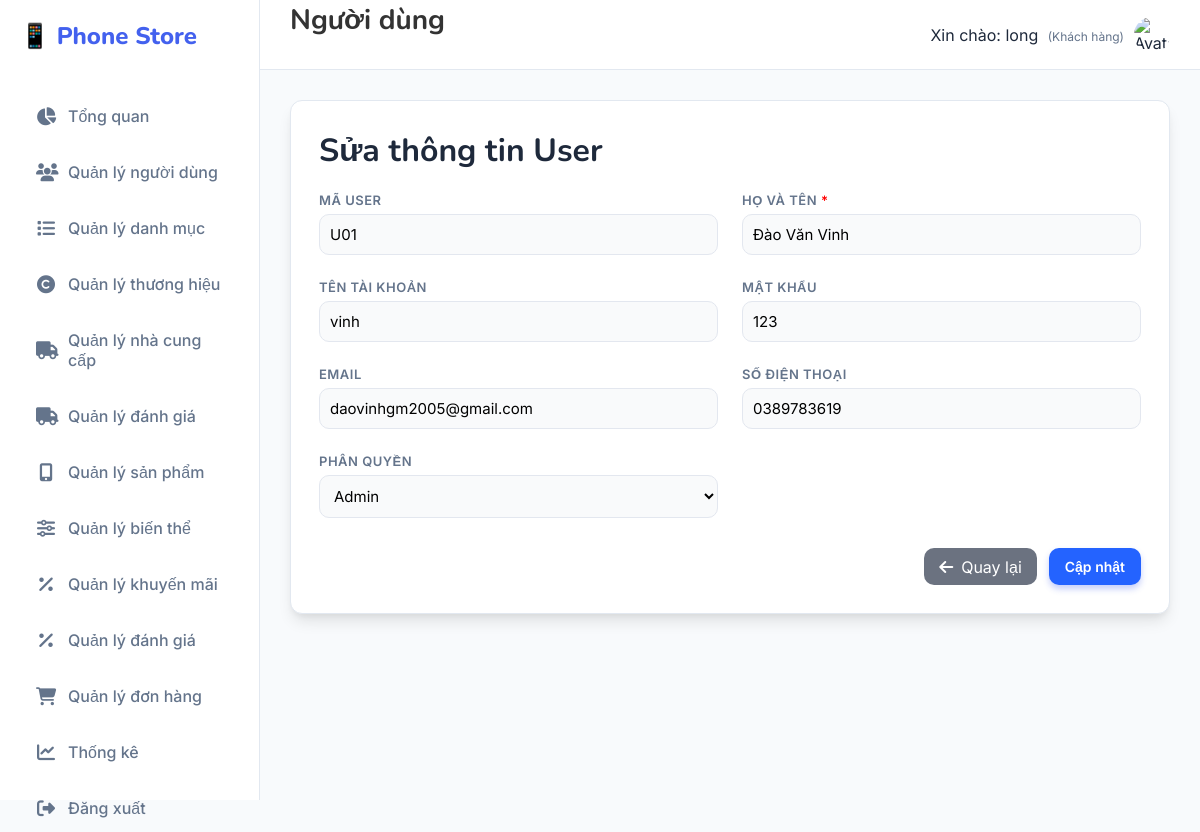
The page /Users/sua/U01 (signed in) on the database its author committed.
### tables this page shows
CREATE TABLE `users` (
  `ma_user` varchar(20) NOT NULL,
  `ten_user` varchar(55) NOT NULL,
  `password` varchar(255) NOT NULL,
  `full_name` varchar(255) DEFAULT NULL,
  `email` varchar(55) DEFAULT NULL,
  `phan_quyen` enum('admin','khach_hang') NOT NULL DEFAULT 'khach_hang',
  `so_dien_thoai` varchar(20) DEFAULT NULL,
  `ngay_tao` datetime DEFAULT current_timestamp()
);

### MVC/Core/controller.php (called while the page is built, shortened)
<?php
class controller
{
    public function model($model)
    {
        return new $model;
    }
    public function view($view, $data = [])
    {
        include_once __DIR__ . '/../Views/' . $view . '.php';
    }
}

### MVC/Controllers/Users.php (called while the page is built, shortened)
<?php
class Users extends controller
{
    private $user;
    function __construct()
    {
        $this->user = $this->model("Users_m");
    }
    function sua($ma_user)
    {
        $result = $this->user->Users_getById($ma_user);
        $row = mysqli_fetch_array($result);
        $this->view('Master', [
            'page' => 'Users_sua',
            'ma_user' => $row['ma_user'],
            'ten_user' => $row['ten_user'],
            'full_name' => $row['full_name'],
            'password' => $row['password'],
            'email' => $row['email'],
            'phan_quyen' => $row['phan_quyen'],
            'so_dien_thoai' => $row['so_dien_thoai']
        ]);
    }
}

### MVC/Core/app.php (called while the page is built, shortened)
<?php
class app
{
    protected $action = "Get_data";
    function __construct()
    {
        $arr = $this->processURL();
        if ($arr != null) {
            if (file_exists(__DIR__ . '/../Controllers/' . $arr[0] . '.php')) {
                unset($arr[0]);
            }
        }
        $this->controller = new $this->controller;
        if (isset($arr[1])) {
            if (method_exists($this->controller, $arr[1])) {
                $this->action = $arr[1];
                unset($arr[1]);
            }
        }
        $this->param = $arr ? array_values($arr) : [];
        call_user_func_array([$this->controller, $this->action], $this->param);
    }
    function processURL()
    {
        if (isset($_GET['url'])) {
            return explode('/', filter_var(trim($_GET['url']), FILTER_DEFAULT));
        }
    }
}

### index.php (called while the page is built, shortened)
<?php
    $myapp = new app();
?>

### MVC/Core/connectDB.php (called while the page is built, shortened)
<?php
class connectDB
{
    function __construct()
    {
        $this->con = mysqli_connect('localhost', 'root', '', 'phone_store_v2');
    }
}

### MVC/Models/Users_m.php (called while the page is built, shortened)
<?php
class Users_m extends connectDB
{
    function Users_getById($ma_user)
    {
        $sql = "SELECT * FROM users WHERE ma_user = '$ma_user'";
        return mysqli_query($this->con, $sql);
    }
}

### MVC/Views/Pages/Users_sua.php (the view, shortened to what this page needs)
<!DOCTYPE html>
<html lang="vi">
<body>
    <main class="card">
        <h1>Sửa thông tin User</h1>
        <form method="post" action="http://localhost/Banhang/Users/update">
            <div>
                <label>Mã user</label>
                <input type="text" name="txtMauser" readonly
                    value="<?php echo isset($data['ma_user']) ? htmlspecialchars($data['ma_user']) : '' ?>" />
            </div>
            <div>
                <label>Họ và tên <span style="color:red">*</span></label>
                <input type="text" name="txtHoten" required
                    value="<?php echo isset($data['full_name']) ? htmlspecialchars($data['full_name']) : '' ?>" />
            </div>
            <div>
                <label>Tên tài khoản</label>
                <input type="text" name="txtTenuser" required
                    value="<?php echo isset($data['ten_user']) ? htmlspecialchars($data['ten_user']) : '' ?>" />
            </div>
            <div>
                <label>Mật khẩu</label>
                <input type="text" name="txtPassword"
                    value="<?php echo isset($data['password']) ? htmlspecialchars($data['password']) : '' ?>" />
            </div>
            <div>
                <label>Email</label>
                <input type="email" name="txtEmail"
                    value="<?php echo isset($data['email']) ? htmlspecialchars($data['email']) : '' ?>" />
            </div>
            <div>
                <label>Số điện thoại</label>
                <input type="text" name="txtSoDienThoai"
                    value="<?php echo isset($data['so_dien_thoai']) ? htmlspecialchars($data['so_dien_thoai']) : '' ?>" />
            </div>
            <div>
                <label>Phân quyền</label>
                <select name="ddlPhanquyen">
                    <option value="admin"
                        <?php echo (isset($data['phan_quyen']) && $data['phan_quyen'] == 'admin') ? 'selected' : ''; ?>>
                        Admin
                    </option>
                </select>
            </div>
            <div class="actions">
                <a href="http://localhost/Banhang/Users/danhsach" class="btn-back"><i
                        class="fa-solid fa-arrow-left"></i>
                    Quay lại</a>
                <button type="submit" name="btnCapnhat" class="btn-primary">Cập nhật</button>
            </div>
        </form>
    </main>
</body>
</html>

### Public/Css/style.css (style rules this page uses)
:root { --primary: #4361ee; --primary-dark: #3a0ca3; --secondary: #4cc9f0; --accent: #f72585; --success: #10b981; --warning: #f59e0b; --danger: #ef4444; --dark: #1e293b; --light: #f8fafc; --white: #ffffff; --gray: #64748b; --border: #e2e8f0; --shadow: 0 10px 15px -3px rgba(0, 0, 0, 0.1), 0 4px 6px -2px rgba(0, 0, 0, 0.05); --radius: 16px; --sidebar-width: 260px; }
* { margin: 0; padding: 0; box-sizing: border-box; font-family: "Inter", sans-serif; }
body { background-color: var(--light); color: var(--dark); height: 100vh; overflow: hidden; }
a { text-decoration: none; transition: 0.3s; }
.card { background: var(--white); border-radius: var(--radius); padding: 30px; box-shadow: var(--shadow); border: 1px solid var(--border); margin-bottom: 30px; }
h1, h2 { color: var(--dark); margin-bottom: 20px; font-family: "Nunito", sans-serif; }
form { display: grid; grid-template-columns: repeat(2, 1fr); gap: 24px; }
label { font-size: 13px; font-weight: 600; color: var(--gray); margin-bottom: 8px; display: block; text-transform: uppercase; letter-spacing: 0.5px; }
input, select, textarea { width: 100%; padding: 12px 16px; border: 1px solid var(--border); border-radius: 10px; font-size: 15px; background: #f9fafb; transition: 0.2s; }
.actions { margin-top: 10px; display: flex; gap: 12px; justify-content: flex-end; grid-column: 1 / -1; }
button, .btn { padding: 10px 20px; border-radius: 10px; font-weight: 600; font-size: 14px; cursor: pointer; border: none; display: inline-flex; align-items: center; gap: 8px; transition: 0.2s; text-decoration: none; }
.btn-primary { background: var(--primary); color: #fff; box-shadow: 0 4px 6px rgba(67, 97, 238, 0.3); }

### MVC/Views/Pages/Users_sua.php (style rules this page uses)
:root { --accent: #2463ff; --muted: #6b7280 }
.card { width: 100%; background: #fff; padding: 28px; border-radius: 12px }
label { display: block; margin-bottom: 6px; font-weight: 600 }
input, select { width: 100%; padding: 10px; border-radius: 10px; border: 1px solid #e3e7ef }
.actions { display: flex; gap: 12px; justify-content: flex-end; margin-top: 6px }
.btn-back { background: #6b7280; color: #fff; padding: 8px 15px; border-radius: 10px; text-decoration: none; display: inline-flex; align-items: center; gap: 8px }
.btn-primary { background: var(--accent); color: #fff; padding: 10px 16px; border-radius: 10px; border: 0 }

### rows shown on the page
users: txtMauser "U01", txtHoten "Đào Văn Vinh", txtTenuser "vinh", txtPassword "123", txtEmail "daovinhgm2005@gmail.com", txtSoDienThoai "0389783619", ddlPhanquyen "Admin"

### other values the page prints
$_SESSION['user_name'] "long"
